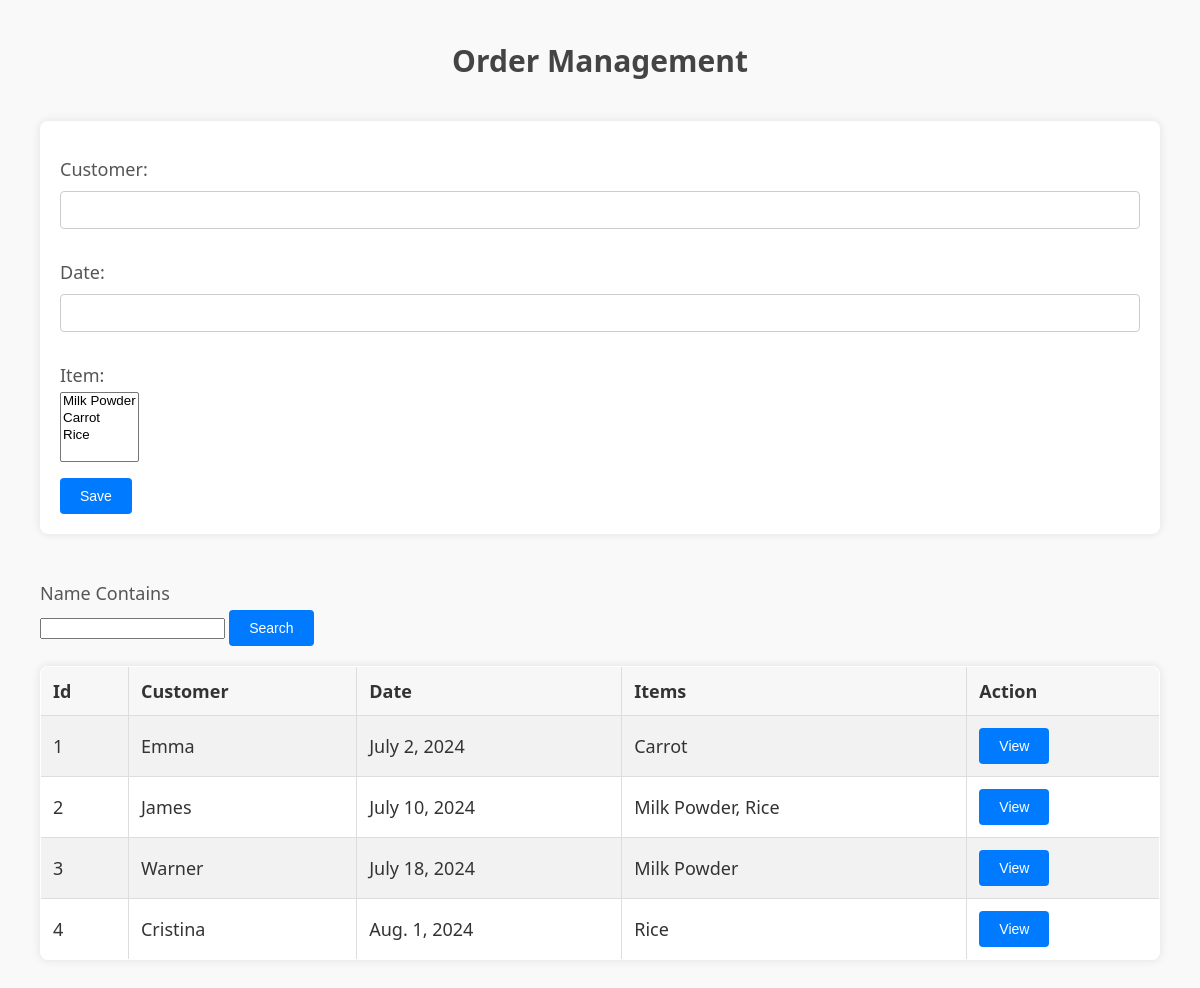
/app/Order/, run on an earlier commit of the app's database.
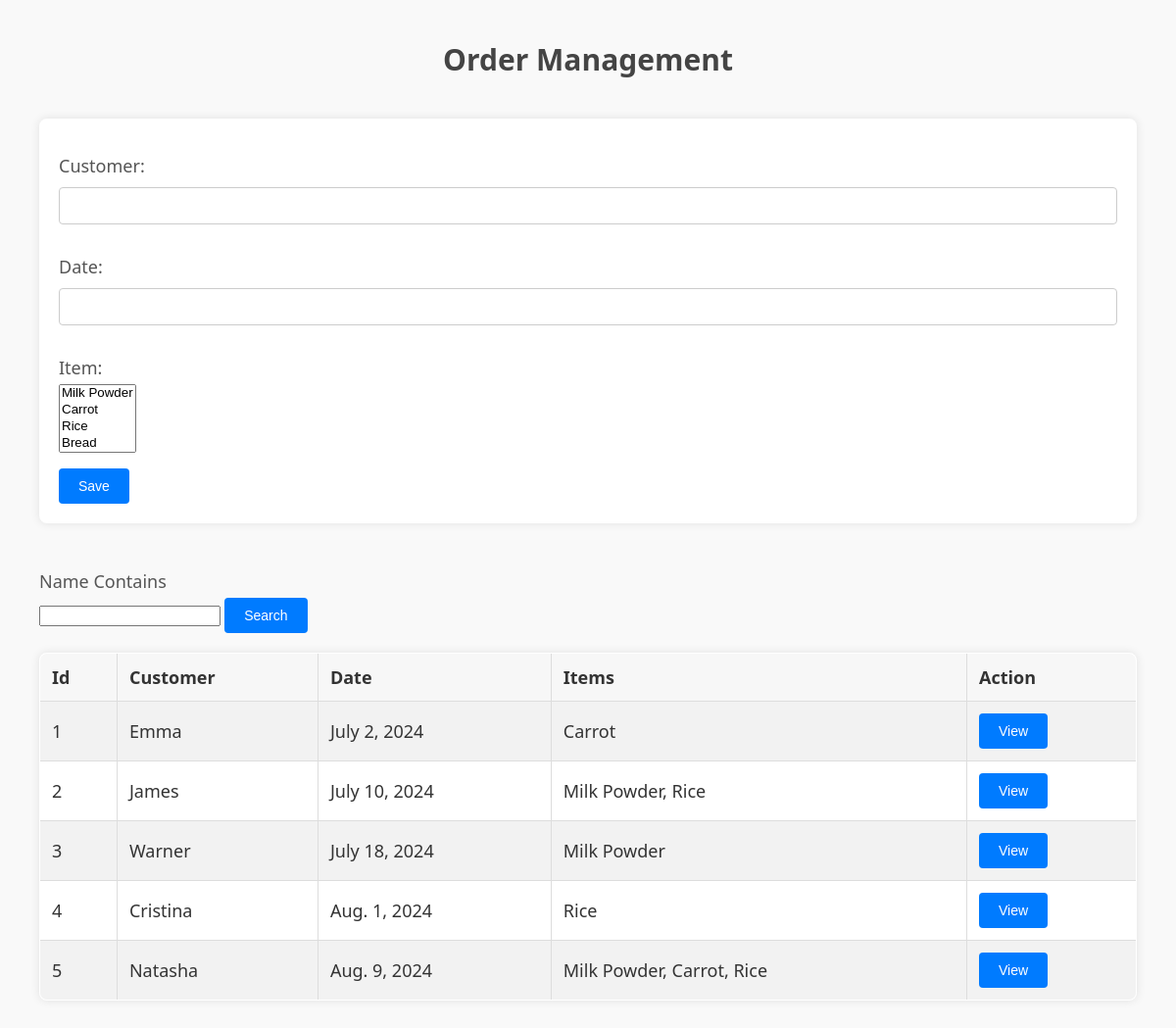
And on a later commit of the database.
### app/models.py (models this page shows, shortened)
class Order (models.Model):
    customer = models.CharField(max_length = 20)
    date = models.DateField()
    item = models.ManyToManyField(Item)

class Item (models.Model):
    name = models.CharField(max_length = 20)
    price = models.DecimalField(max_digits = 8, decimal_places = 2)
    image = models.ImageField(upload_to = 'Items')
    Category = models.ForeignKey(Category, on_delete = models.CASCADE)
    Unit = models.ForeignKey(Unit, on_delete = models.CASCADE)
    def __str__ (self):
        return self.name

### app/views.py (the view)
# urls.py: path('Order/', views.Orderview),
def Orderview(request):
    Orders = Order.objects.all()
    if request.method == 'POST':
        form = OrderForm(request.POST)
        if form.is_valid():
            form.save()
    else:
        form = OrderForm()
    context = {'form':form, 'Ordrs':Orders}
    return render(request, 'Order.html', context)

### app/forms.py
class  OrderForm (forms.ModelForm) :
    class Meta:
        model = Order
        fields = '__all__'

### app/templates/Order.html (shortened to what this page needs)
<html>
<head>
<h1>Order Management</h1>
</head>
<body>
<form method="POST">
    {{form.as_p}}
    <input type="submit" value="Save">
</form>
<br>
<label>Name Contains</label>
<input>
<button>Search</button>
<table border="1">
<tr>
<th>Id</th>
<th>Customer</th>
<th>Date</th>
<th>Items</th>
<th>Action</th>
</tr>
{% for Order in Ordrs %}
<tr>
    <td>{{Order.id}}</td>
    <td>{{Order.customer}}</td>
    <td>{{Order.date}}</td>
    <td>{{Order.item.all|join:", " }}</td>
    <td><button>View</button></td>
</tr>
{% endfor %}
</table>
</html>

What changed in the data, as far as the page shows it:
added Order: id "5", customer "Natasha", date "Aug. 9, 2024", item.all "Milk Powder, Carrot, Rice"
Also different on the page:
form field item: "Milk Powder / Carrot / Rice" → "Milk Powder / Carrot / Rice / Bread"
